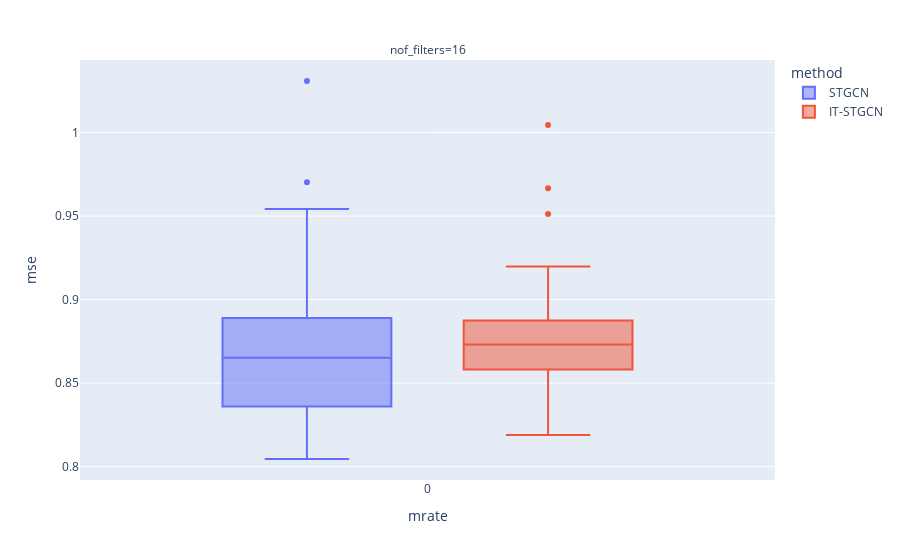

Here is the notebook cell this chart was saved with:
### Markdown cell above
## Baseline

### Code cell
data.query("method!='GNAR' and mrate ==0 ").plot.box(backend='plotly',x='mrate',color='method',y='mse',facet_col='nof_filters',height=600)

### Figure 1 — Plotly figure (JSON) as saved in the notebook; plotly's stock layout.template omitted (floating-point values rounded to 4 significant figures)
{"data": [{"alignmentgroup": "True", "hovertemplate": "method=STGCN<br>nof_filters=16<br>mrate=%{x}<br>mse=%{y}<extra></extra>", "legendgroup": "STGCN", "marker": {"color": "#636efa"}, "name": "STGCN", "notched": false, "offsetgroup": "STGCN", "orientation": "v", "showlegend": true, "type": "box", "x": [0, 0, 0, 0, 0, 0, 0, 0, 0, 0, 0, 0, 0, 0, 0, 0, 0, 0, 0, 0, 0, 0, 0, 0, 0, 0, 0, 0, 0, 0], "x0": " ", "xaxis": "x", "y": [0.8407, 0.8331, 0.938, 0.8923, 0.8849, 1.031, 0.8103, 0.8361, 0.8381, 0.8583, 0.8463, 0.8607, 0.8909, 0.889, 0.8712, 0.8212, 0.8647, 0.8828, 0.8101, 0.8685, 0.8887, 0.8657, 0.8222, 0.8136, 0.9543, 0.8046, 0.8839, 0.9702, 0.9162, 0.8616], "y0": " ", "yaxis": "y"}, {"alignmentgroup": "True", "hovertemplate": "method=IT-STGCN<br>nof_filters=16<br>mrate=%{x}<br>mse=%{y}<extra></extra>", "legendgroup": "IT-STGCN", "marker": {"color": "#EF553B"}, "name": "IT-STGCN", "notched": false, "offsetgroup": "IT-STGCN", "orientation": "v", "showlegend": true, "type": "box", "x": [0, 0, 0, 0, 0, 0, 0, 0, 0, 0, 0, 0, 0, 0, 0, 0, 0, 0, 0, 0, 0, 0, 0, 0, 0, 0, 0, 0, 0, 0], "x0": " ", "xaxis": "x", "y": [0.9132, 0.8379, 0.8706, 0.8643, 0.915, 0.8207, 1.005, 0.8858, 0.9198, 0.9513, 0.8671, 0.8582, 0.8472, 0.8789, 0.845, 0.9667, 0.8289, 0.8799, 0.8703, 0.8853, 0.8652, 0.8739, 0.8745, 0.9016, 0.8191, 0.8723, 0.8756, 0.8876, 0.8684, 0.8386], "y0": " ", "yaxis": "y"}], "layout": {"annotations": [{"font": {}, "showarrow": false, "text": "nof_filters=16", "x": 0.5, "xanchor": "center", "xref": "paper", "y": 1, "yanchor": "bottom", "yref": "paper"}], "autosize": true, "boxmode": "group", "legend": {"title": {"text": "method"}, "tracegroupgap": 0}, "margin": {"t": 60}, "xaxis": {"anchor": "y", "autorange": true, "domain": [0, 1], "range": [-0.5018, 0.5018], "title": {"text": "mrate"}, "type": "linear"}, "yaxis": {"anchor": "x", "autorange": true, "domain": [0, 1], "range": [0.7921, 1.043], "title": {"text": "mse"}, "type": "linear"}}}
